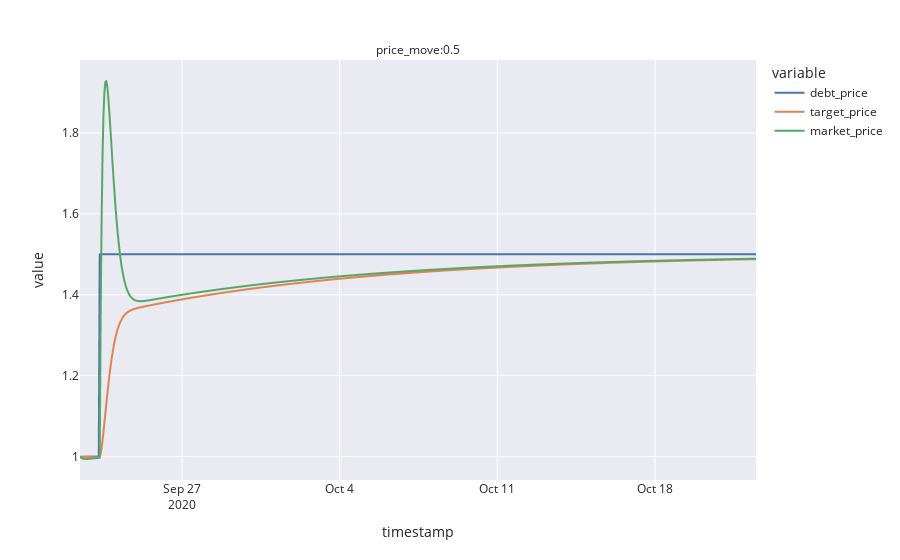

Here is the notebook cell this chart was saved with:
### Code cell
fig = px.line(
    df,
    x='timestamp',
    y=['debt_price', 'target_price', 'market_price'],
    facet_col='subset',
    facet_col_wrap=4,
    #facet_col='run',
    template='seaborn',
    height=800
)

# fig.for_each_annotation(lambda a: a.update(text=f'''kp:{
#     "%.2E" % float(update_params["kp"][int(a.text.split("=")[-1])])
# }; ki:{
#     "%.2E" % float(update_params["ki"][int(a.text.split("=")[-1])])
# }'''))
fig.for_each_annotation(lambda a: a.update(text=f'''price_move:{
    test_dfs[int(a.text.split("=")[-1])].price_move.max()
}'''))

fig.show()

### Figure 1 — Plotly figure (JSON) as saved in the notebook; plotly's stock layout.template omitted (floating-point values rounded to 4 significant figures; data arrays with more than 128 entries replaced by an {"elided": "..."} marker saying what was removed)
{"data": [{"hovertemplate": "variable=debt_price<br>subset=0<br>timestamp=%{x}<br>value=%{y}<extra></extra>", "legendgroup": "debt_price", "line": {"color": "rgb(76,114,176)", "dash": "solid"}, "mode": "lines", "name": "debt_price", "showlegend": true, "type": "scattergl", "x": {"elided": "721 str values"}, "xaxis": "x", "y": {"elided": "721 float values"}, "yaxis": "y"}, {"hovertemplate": "variable=target_price<br>subset=0<br>timestamp=%{x}<br>value=%{y}<extra></extra>", "legendgroup": "target_price", "line": {"color": "rgb(221,132,82)", "dash": "solid"}, "mode": "lines", "name": "target_price", "showlegend": true, "type": "scattergl", "x": {"elided": "721 str values"}, "xaxis": "x", "y": {"elided": "721 float values"}, "yaxis": "y"}, {"hovertemplate": "variable=market_price<br>subset=0<br>timestamp=%{x}<br>value=%{y}<extra></extra>", "legendgroup": "market_price", "line": {"color": "rgb(85,168,104)", "dash": "solid"}, "mode": "lines", "name": "market_price", "showlegend": true, "type": "scattergl", "x": {"elided": "721 str values"}, "xaxis": "x", "y": {"elided": "721 float values"}, "yaxis": "y"}], "layout": {"annotations": [{"font": {}, "showarrow": false, "text": "price_move:0.5", "x": 0.5, "xanchor": "center", "xref": "paper", "y": 1, "yanchor": "bottom", "yref": "paper"}], "autosize": true, "legend": {"title": {"text": "variable"}, "tracegroupgap": 0}, "margin": {"t": 60}, "xaxis": {"anchor": "y", "autorange": true, "domain": [0, 1], "range": ["2020-09-22 11:25:34.5634", "2020-10-22 11:25:34.5634"], "title": {"text": "timestamp"}, "type": "date"}, "yaxis": {"anchor": "x", "autorange": true, "domain": [0, 1], "range": [0.942, 1.98], "title": {"text": "value"}, "type": "linear"}}}
